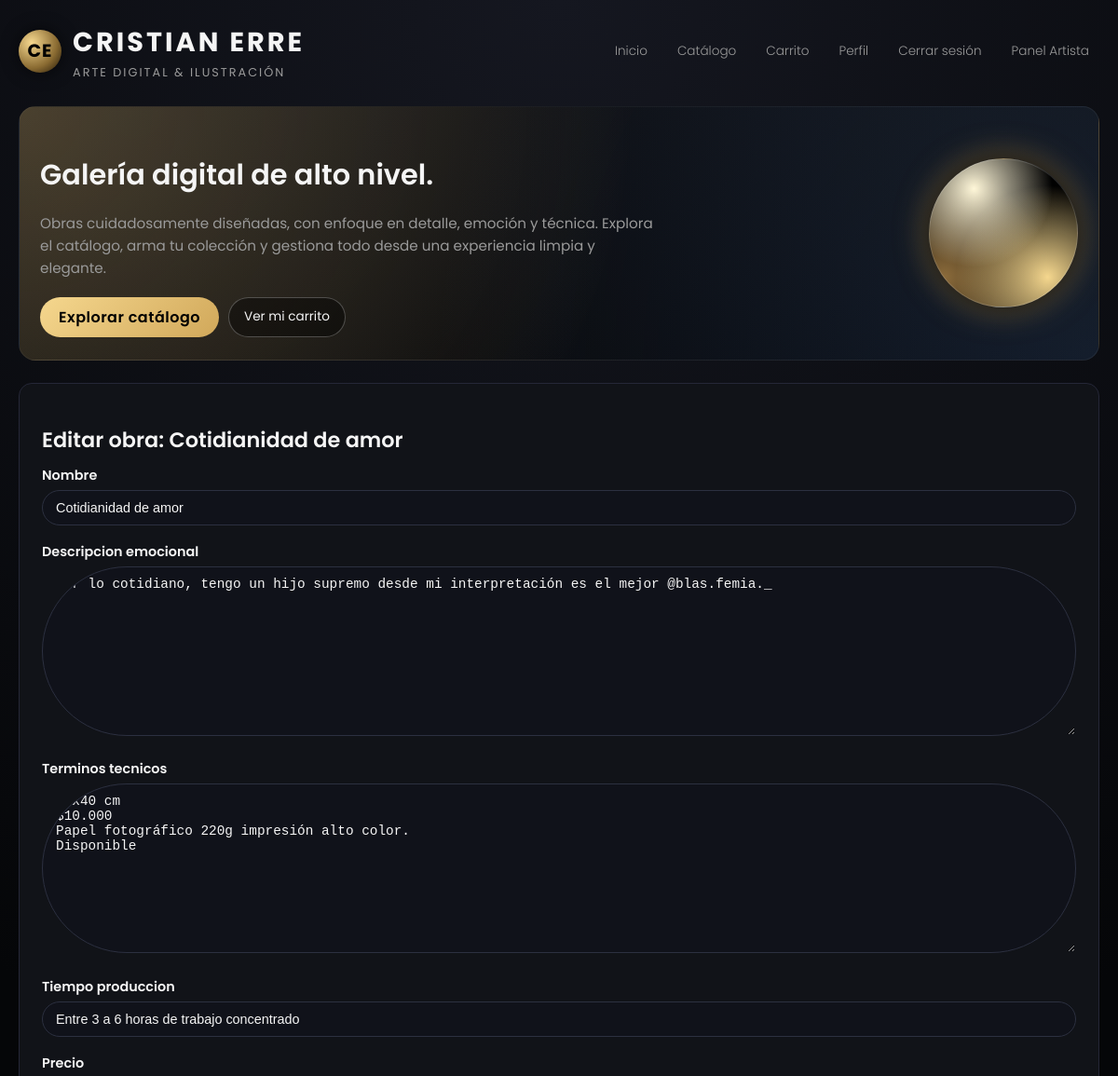
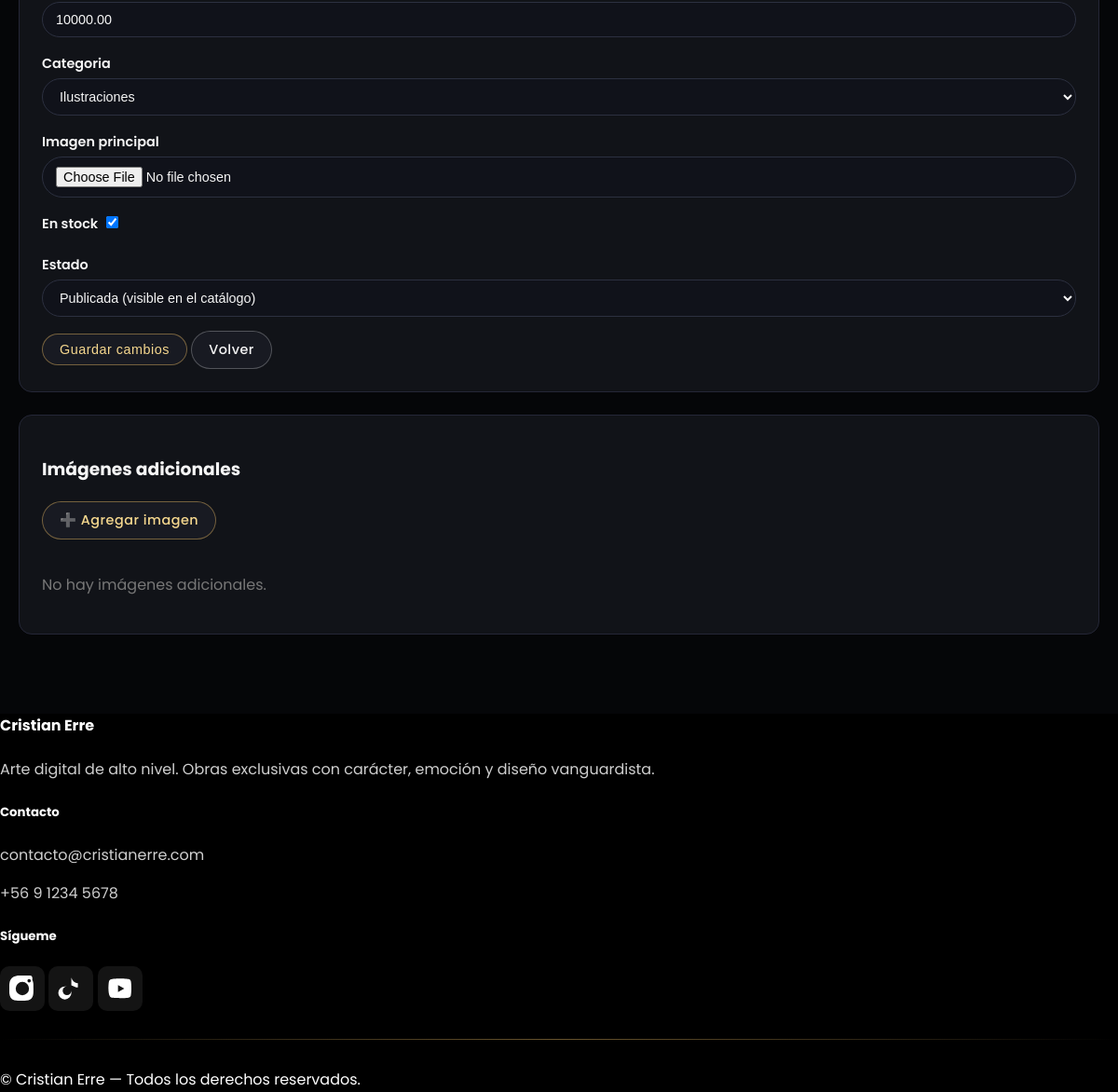
The app's page /panel/obra/editar/2/ (signed in) with its own data (2 pictures, top to bottom).
### obras/models.py (models this page shows, shortened)
class Obra(models.Model):
    nombre = models.CharField(max_length=200)
    descripcion_emocional = models.TextField(blank=True)
    terminos_tecnicos = models.TextField(blank=True)
    tiempo_produccion = models.CharField(max_length=200, blank=True)
    precio = models.DecimalField(max_digits=10, decimal_places=2)
    categoria = models.ForeignKey(
        Categoria,
        on_delete=models.SET_NULL,
        null=True,
        blank=True,
        related_name="obras"
    )
    imagen_principal = models.ImageField(
        upload_to="obras/",
        null=True,
        blank=True
    )
    en_stock = models.BooleanField(default=True)
    estado = models.CharField(
        max_length=20,
        choices=ESTADOS_OBRA,
        default='publicada'
    )
    destacada = models.BooleanField(default=False)
    orden = models.PositiveIntegerField(
        default=0,
        help_text="Permite ordenar obras manualmente desde el panel."
    )
    fecha_creacion = models.DateTimeField(auto_now_add=True)
    class Meta:
        ordering = ['-destacada', 'orden', '-fecha_creacion']

### panel_artista/views.py (the view)
# urls.py: path('obra/editar/<int:obra_id>/', views.editar_obra, name='editar_obra'),
@login_required
@user_passes_test(es_admin)
@admin_required
def editar_obra(request, obra_id):
    obra = get_object_or_404(Obra, id=obra_id)
    if request.method == "POST":
        form = ObraForm(request.POST, request.FILES, instance=obra)
        if form.is_valid():
            form.save()
            return redirect("panel_home")
    else:
        form = ObraForm(instance=obra)
    imagenes_extra = obra.imagenes_extra.all()
    return render(request, "panel_artista/editar_obra.html", {
        "form": form,
        "obra": obra,
        "imagenes_extra": imagenes_extra,
    })

### panel_artista/forms.py
class ObraForm(forms.ModelForm):
    class Meta:
        model = Obra
        fields = [
            'nombre',
            'descripcion_emocional',
            'terminos_tecnicos',
            'tiempo_produccion',
            'precio',
            'categoria',
            'imagen_principal',
            'en_stock',
            'estado',
        ]
        widgets = {
            'nombre': forms.TextInput(attrs={'class': 'input'}),
            'descripcion_emocional': forms.Textarea(attrs={'class': 'input'}),
            'terminos_tecnicos': forms.Textarea(attrs={'class': 'input'}),
            'tiempo_produccion': forms.TextInput(attrs={'class': 'input'}),
            'precio': forms.NumberInput(attrs={'class': 'input'}),
            'categoria': forms.Select(attrs={'class': 'input'}),
            'imagen_principal': forms.FileInput(attrs={'class': 'input'}),
            'estado': forms.Select(attrs={'class': 'input'}),
        }

### obras/models.py (called while the page is built)
    def __str__(self):
        return self.nombre

### panel_artista/views.py (called while the page is built)
def es_admin(user):
    if not user.is_authenticated:
        return False
    return user.is_superuser or user.rol == 'ADMIN' or user.groups.filter(name='Administradores').exists()

### panel_artista/templates/panel_artista/editar_obra.html (shortened to what this page needs)
{% extends 'core/base.html' %}
{% block content %}
<div class="card">
    <h2 class="page-title">Editar obra: {{ obra.nombre }}</h2>
    <form method="POST" enctype="multipart/form-data">
        {% for field in form %}
        <div class="form-group" style="margin-bottom:15px;">
            <label style="font-weight:600;">{{ field.label }}</label>
            {{ field }}
        </div>
        {% endfor %}
        <button class="btn" type="submit">Guardar cambios</button>
        <a href="/panel/" class="btn-secondary btn">Volver</a>
    </form>
</div>
<div class="card">
    <h3>Imágenes adicionales</h3>
    <a href="{% url 'agregar_imagen_extra' obra.id %}" class="btn">➕ Agregar imagen</a>
    <div style="margin-top:20px; display:flex; flex-wrap:wrap; gap:15px;">
        {% for img in imagenes_extra %}
            <div>
                <img src="{{ img.imagen.url }}"
                     style="width:120px; height:auto; border-radius:8px; border:1px solid #444;">
                {% if img.descripcion %}
                    <p style="color:#ccc;">{{ img.descripcion }}</p>
                {% endif %}
            </div>
        {% empty %}
            <p style="color:#777;">No hay imágenes adicionales.</p>
        {% endfor %}
    </div>
</div>
{% endblock %}

### core/templates/core/base.html (style rules this page uses)
:root { --bg-main: #050608; --bg-card: #111318; --bg-card-soft: #171922; --border-soft: #252737; --accent-gold: #d1a85a; --accent-gold-soft: rgba(209, 168, 90, 0.5); --accent-gold-strong: #f5d78e; --text-main: #f5f5f5; --text-muted: #9a9a9a; --danger: #ff6b6b; }
* { box-sizing: border-box; }
body { font-family: 'Poppins', sans-serif; max-width: 1200px; margin: 0 auto; padding: 0; background: radial-gradient(circle at top, #151720 0, #050608 50%); color: var(--text-main); line-height: 1.6; overflow-x: hidden; }
a { color: var(--accent-gold-strong); }
.page-title { font-size: 1.4rem; font-weight: 600; margin-bottom: 6px; }
.card { background: var(--bg-card); border: 1px solid var(--border-soft); padding: 24px; border-radius: 14px; margin-bottom: 24px; transition: 0.3s ease; }
.btn { display: inline-block; padding: 8px 18px; border-radius: 999px; background: #181a22; border: 1px solid var(--accent-gold-soft); color: var(--accent-gold-strong); text-decoration: none; font-weight: 500; letter-spacing: 0.5px; cursor: pointer; transition: 0.25s ease; font-size: 0.9rem; }
.btn-secondary { border-color: rgba(255,255,255,0.25); color: var(--text-main); }
.form-group { margin-bottom: 14px; }
.form-group label { display: inline-block; margin-bottom: 4px; font-size: 0.9rem; }
.input, input[type="text"], input[type="email"], input[type="password"], input[type="number"], select, textarea { width: 100%; background: #10121a; border: 1px solid #2c3040; border-radius: 999px; padding: 10px 14px; color: var(--text-main); font-size: 0.9rem; outline: none; transition: 0.2s ease; }
textarea { border-radius: 10px; min-height: 100px; }

### records on screen
Obra: nombre "Cotidianidad de amor", form "Cotidianidad de amor" "Ver lo cotidiano, tengo un hijo supremo desde mi interpretación es el mejor @blas.femia._" "30x40 cm $10.000 Papel fotográfico 220g impresión alto color. Disponible" "Entre 3 a 6 horas de trabajo concentrado" "10000.00" "Ilustraciones" "☑" "Publicada (visible en el catálogo)"

### other values on screen
{{ field.label }} "Nombre" "Descripcion emocional" "Terminos tecnicos" "Tiempo produccion" "Precio" "Categoria" "Imagen principal" "En stock" "Estado"
